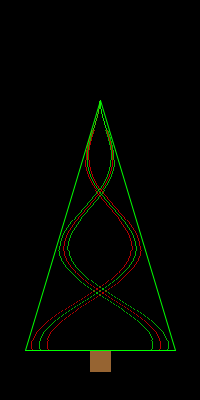
Frame 1 (no input)
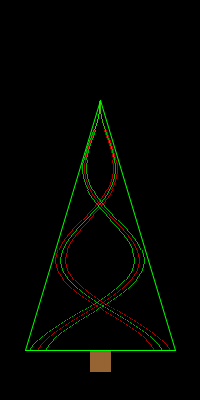
Frame 60 (the mouse pressed at the canvas centre just before this capture)
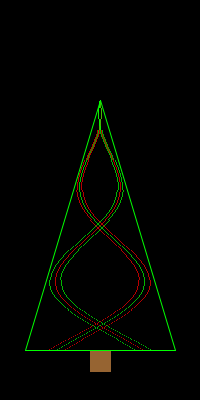
Frame 120 (the mouse held since frame 60 and released just before this capture)

The Processing sketch that drew these frames (run headless with seeded random() and noise(); from frame 60 on, the mouse is pressed at the canvas centre):

// Processing sketch: processing_179020
// ── processing_179020.pde

void setup()
{
  size(200,400);
  int t = 0;
  smooth();
  background(0,0,0);
}
void draw()
{
  int t = 0;
  background(0,0,0);
  while(t<10000){
    t=t+1;
    stroke(255,0,0); // rouge
    point(100+(t)*sin(millis()*PI/2000+t*PI/100)/4 , 100+t+(t/1000)*cos(t*4*PI/100));
    
    point(100-t/30+(t)*sin(PI+millis()*PI/2000+t*PI/100)/4 , 100+t+(t/1000)*cos(+t*4*PI/100));
    point(100+t/30+(t)*sin(PI+millis()*PI/2000+t*PI/100)/4 , 100+t+(t/1000)*cos(+t*4*PI/100));
    
    
    stroke(0,255,0); // vert
    point(100+(t)*sin(millis()*PI/2000+PI+t*PI/100)/4 , 100+t+(t/1000)*cos(t*4*PI/100));
    
    point(100-t/30+(t)*sin(millis()*PI/2000+t*PI/100)/4 , 100+t+(t/1000)*cos(+t*4*PI/100));
    point(100+t/30+(t)*sin(millis()*PI/2000+t*PI/100)/4 , 100+t+(t/1000)*cos(+t*4*PI/100));
    
  }
  
  line(100,100,25,350);
  line(100,100,175,350);
  line(25,350,175,350);
  stroke(0,0,0);
  fill(0,0,0);
  rect(0, 351, 200, 100);
  
  
  stroke(150,100,50);
  fill(150,100,50);
  rect(90,351,20,20);
  //background(0,0,0);
}
